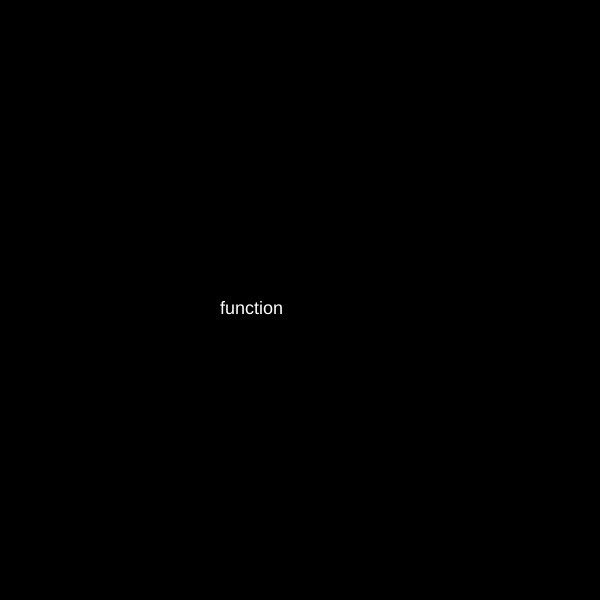
Frame 1 (no input)
Frame 60 (no input): identical to frame 1, image omitted
Frame 120 (the mouse pressed at the canvas centre since frame 60): identical to frame 1, image omitted

The p5.js sketch that drew this single still picture (run headless with seeded random() and noise() and a simulated clock; from frame 60 on, the mouse is pressed at the canvas centre):

// p5.js sketch
// ── sketch.js
var circum

function circle (x,y){
  fill(x,200,x)
  noStroke()
  ellipse(x,y,circum,circum)
}

function setup () {
  createCanvas(600,600);
}

function draw() {
  background(0,0,0)
  circum =mouseX/2
  circle(mouseX,300)
  circum=600-mouseX
  circle(600-mouseX,300)

  print(mouseX-(600-mouseX))
  fill(0,0,0)
  rect(200,292,100,35)
  fill(255,255,255)
  textSize(18)
  text(print,220,300,50,20)
}
